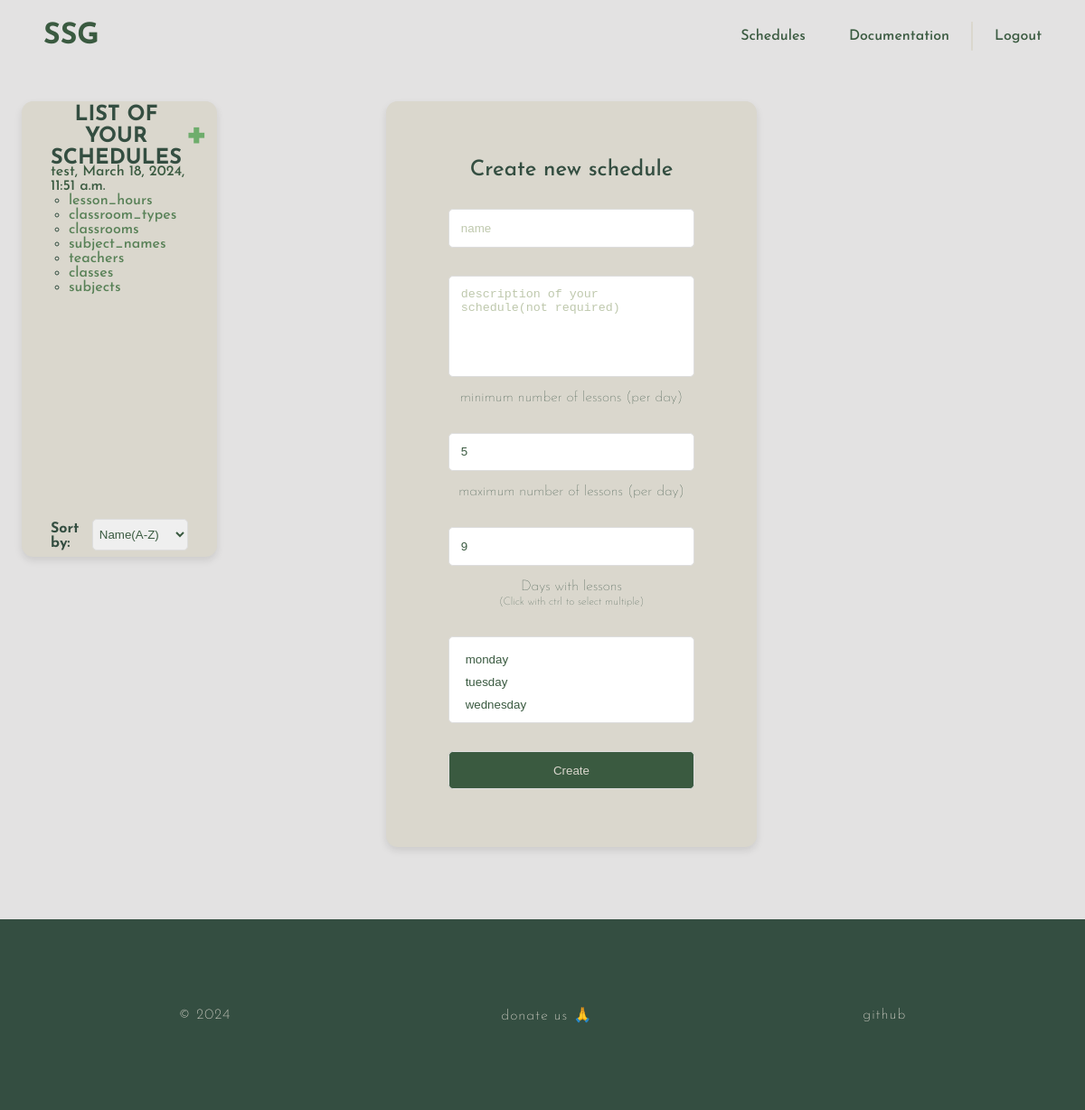
The page /schedules/ (signed in) on the database its author committed.
### generatorApp/models.py (models this page shows, shortened)
class ScheduleList(models.Model):
    user_id = models.ForeignKey(User, null=False, on_delete=models.CASCADE)
    name = models.CharField(max_length=100)
    description = models.CharField(max_length=800, default='')
    created_date = models.DateTimeField(default=timezone.now)
    content = models.TextField()

### generatorApp/views/schedule.py (the view, shortened to what this page needs)
# urls.py: path('schedules/', views.SchedulesListView.as_view(), name='schedules_base'),
class SchedulesListView(LoginRequiredMixin, FormView):
    login_url = reverse_lazy('generatorApp:login')
    form_class = ScheduleListForm
    template_name = 'generatorApp/schedules.html'
    success_url = reverse_lazy('generatorApp:schedules_base')
    def get_context_data(self, **kwargs):
        context = super().get_context_data(**kwargs)
        context = update_context(self.request, self.kwargs, context)
        return context

### generatorApp/forms.py
class ScheduleListForm(ModelForm):
    name = forms.CharField(label='', widget=forms.TextInput(attrs={'class': 't', 'id': 'name', 'name': 'name',
                                                                   'placeholder': 'name'}))
    description = forms.CharField(label='', required=False, widget=forms.Textarea(attrs={
        'class': 't', 'id': 'description', 'name': 'description',
        'placeholder': 'description of your schedule(not required)'}))
    class Meta:
        model = ScheduleList
        fields = ['name', 'description']

### generatorApp/views/schedule.py (called while the page is built)
def update_context(request, kwargs, context):
    context['schedule_name'] = kwargs.get('schedule_name')
    context['model_name'] = kwargs.get('model')
    sort_by = request.GET.get('sort_by')
    if sort_by in [field.name for field in ScheduleList._meta.get_fields()]:
        context['schedule_list'] = ScheduleList.objects.filter(user_id=request.user).order_by(sort_by)
    else:
        context['schedule_list'] = ScheduleList.objects.filter(user_id=request.user)
    context['labels'] = [
        'lesson_hours',
        'classroom_types',
        'classrooms',
        'subject_names',
        'teachers',
        'classes',
        'subjects'
    ]
    return context

### generatorApp/templates/generatorApp/schedules.html (shortened to what this page needs)
{% extends 'generatorApp/index.html' %}
{% load static %}
{% block head %}
    <link rel="stylesheet" href="{% static 'generatorApp/schedules.css' %}">
{% endblock %}
{% block content %}
    {% include 'generatorApp/schedule_list.html' %}
    <main>
        <form method="POST" id="new-schedule-form">
            <div class="container">
                <h2 style="font-weight: 450;">Create new schedule</h2>
                {{ form.name }}
                {{ form.description }}
                <label for="min-lessons">minimum number of lessons (per day)</label>
                <input required class="t" id="min-lessons" name="min-lessons" type="number" placeholder="5" min="1" max="100" value=5>
                <label for="max-lessons">maximum number of lessons (per day)</label>
                <input required class="t" id="max-lessons" name="max-lessons" type="number" placeholder="9" min="1" max="100" value=9>
                <label for="days">Days with lessons <br> <span style="font-size: 75%">(Click with ctrl to select multiple)</span></label>
                <select class="t" id="days" name="days" multiple="multiple" required>
                    {% with "monday tuesday wednesday thursday friday" as days_options %}
                        {% for day in days_options.split %}
                            <option value="{{ day }}" {% if day in days %}selected {% endif %}>{{ day }}</option>
                        {% endfor %}
                    {% endwith %}
                </select>
                <input type="submit" value="Create">
            </div>
        </form>
    </main>
{% endblock %}

### generatorApp/templates/generatorApp/schedule_list.html (shortened to what this page needs)
{% load static %}
{% block head %}
    <link rel="stylesheet" href="{% static 'generatorApp/aside.css' %}">
{% endblock %}
<aside class="sticky-wrapper">
    <div class="aside-content">
        <h3>
            <span>List of your schedules</span>
            <a href="{% url 'generatorApp:schedules_base' %}">
                <span style="font-size: 150%">+</span>
            </a>
        </h3>
        <ol class="scrollable">
            {% if schedule_list %}
                {% for schedule in schedule_list %}
                    <li>
                        <a href="{% url 'generatorApp:schedule' username=user.username schedule_name=schedule.name %}">
                            {{ schedule.name }}, {{ schedule.created_date }}
                        </a>
                        <ul class="schedule-data-list" style="padding-left: 2ch">
                            {% for label in labels %}
                                <li><a href="{% url 'generatorApp:schedule' username=user.username schedule_name=schedule.name%}{{label}}">{{ label }}</a></li>
                            {% endfor %}
                        </ul>
                    </li>
                {% endfor %}
            {% else %}
                <p>It seems to you don't have any schedules :<</p>
            {% endif %}
        </ol>
        <form method="GET" id="sort-form">
            <h4>Sort by:</h4>
            <select name="sort_by" id="sort_by">
                <option value="name">Name(A-Z)</option>
            </select>
        </form>
    </div>
</aside>

### generatorApp/static/generatorApp/style.css (style rules this page uses)
* { padding: 0; margin: 0; box-sizing: border-box; }
body { font-family: "Josefin Sans", sans-serif; !important; font-optical-sizing: auto; font-weight: 500; font-style: normal; width: 100vw; color: #344E41; overflow-X: hidden; background-attachment: fixed; flex-direction: column; background-color: #e3e2e2; }
a { color: #3A5A40; text-decoration: none; position: relative; z-index: 1; transition: all .1s ease-in-out; cursor: pointer; }
.sticky-wrapper { position: -webkit-sticky !important; position: sticky !important; top: 6rem; }

### generatorApp/static/generatorApp/schedules.css (style rules this page uses)
main { margin-top: 1rem; margin-bottom: 2rem; width: 60vw; display: flex; justify-content: center; align-items: center; }
main .container { padding: 4rem 1.5rem 4rem 1.5rem; background-color: #DAD7CD; border-radius: .8rem; box-shadow: 0 4px 8px rgba(0, 0, 0, 0.1); text-align: center; display: flex; align-items: center; flex-direction: column; gap: 15px; }
main input[type="text"], main input[type="submit"], input[type="number"], textarea, main select { color: #3A5A40; width: 75%; padding: 0.8rem; border: 1px solid #ddd; border-radius: .3rem; margin-top: 1rem; box-sizing: border-box; }
textarea { resize: none; height: 7rem; }
main input[type="submit"] { background-color: #3A5A40; color: #DAD7CD; cursor: pointer; }
main select option { padding: .3rem; }
main select[multiple] { overflow: hidden; max-height: 6rem; }
::placeholder { color: #A3B18A; opacity: 0.7; }
label { color: #344E41; font-weight: lighter; }

### generatorApp/static/generatorApp/aside.css (style rules this page uses)
aside { height: 63vh; width: 18vw; display: flex; justify-content: center; border-radius: .8rem; box-shadow: 0 4px 8px rgba(0, 0, 0, 0.1); background-color: #DAD7CD; transition: transform 0.4s ease; margin-right: 2rem; margin-left: 1.5rem; }
.aside-content { padding: 1rem 2rem 2rem; width: inherit; }
.scrollable { height: 85%; overflow-y: auto; overflow-x: clip; }
.sticky-wrapper { position: sticky; top: 7rem; word-wrap: break-word }
aside h3 { text-align: center; height: 10%; display: flex; align-items: center; }
aside h3 span { font-size: 2ch; text-transform: uppercase; }
aside h3 a { margin-top: -.2rem; margin-left: 0.2rem; color: #6ead6c; font-size: 2rem; }
aside ol { margin-top: .5rem; margin-bottom: .5rem; }
aside ol li a { color: #3A5A40; }
aside ul li a { color: #588157; }
aside form { display: flex; flex-direction: row; justify-content: center; }
aside form select { padding: 0.2rem; border: 1px solid #ddd; border-radius: .3rem; margin-top: -.2rem; margin-left: .4rem; box-sizing: border-box; color: #3A5A40; }

### rows shown on the page
ScheduleList: name "test", created_date "March 18, 2024, 11:51 a.m.", labels "lesson_hours" "classroom_types" "classrooms" "subject_names" "teachers" "classes" "subjects"
